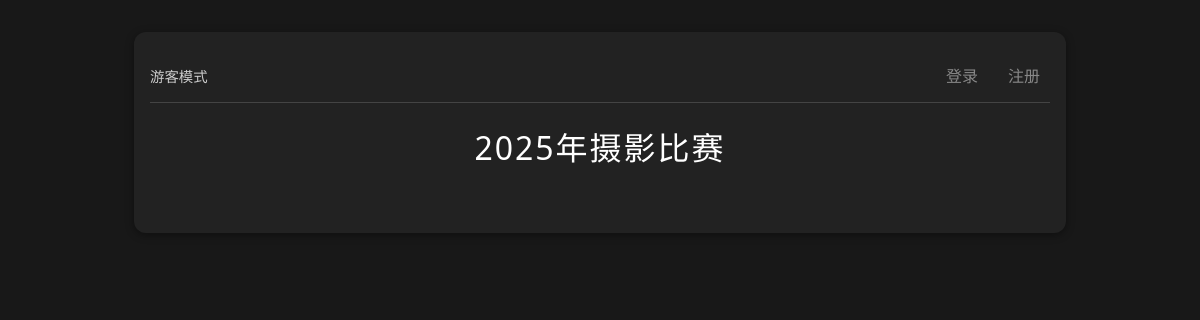
Before: / with the older database file.
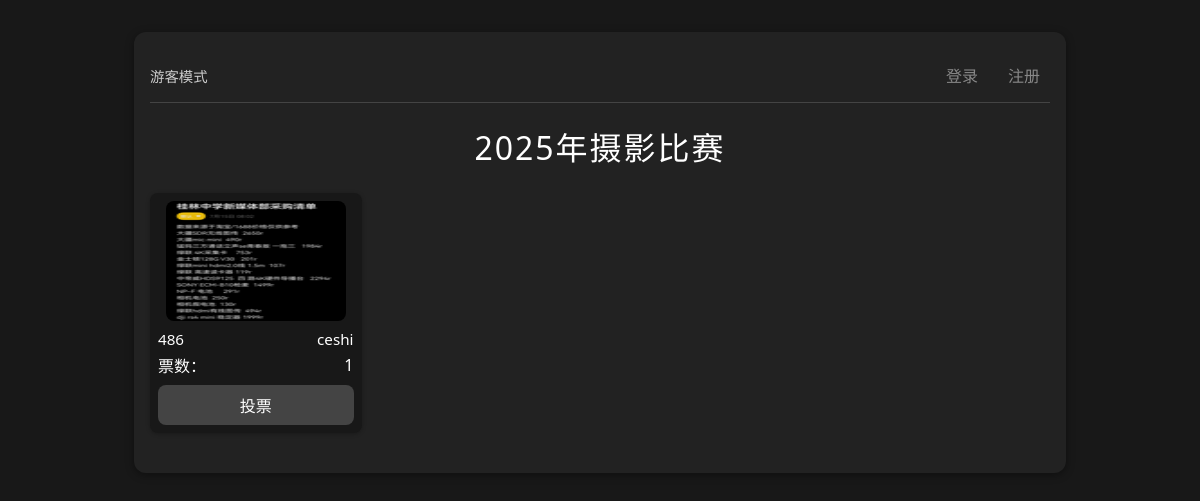
After: the same page with the newer database file.
### app.py (models this page shows)
class Settings(db.Model):
    id = db.Column(db.Integer, primary_key=True)
    contest_title = db.Column(db.String(100), default="2025年摄影比赛")
    allow_upload = db.Column(db.Boolean, default=True)
    allow_vote = db.Column(db.Boolean, default=True)

class Photo(db.Model):
    id = db.Column(db.Integer, primary_key=True)
    url = db.Column(db.String(128))
    thumb_url = db.Column(db.String(128))
    class_name = db.Column(db.String(32))
    student_name = db.Column(db.String(32))
    vote_count = db.Column(db.Integer, default=0)
    user_id = db.Column(db.Integer, db.ForeignKey('user.id'), nullable=False)
    status = db.Column(db.Integer, default=0)  # 0=待审核, 1=已通过, 2=已拒绝
    created_at = db.Column(db.DateTime, default=db.func.current_timestamp())

### app.py (the view)
@app.route('/')
def index():
    photos = Photo.query.filter_by(status=1).all()  # 只显示已审核通过的照片
    settings = get_settings()
    current_user = None
    if 'user_id' in session:
        current_user = User.query.get(session['user_id'])
    return render_template('index.html',
                         contest_title=settings.contest_title,
                         photos=photos,
                         current_user=current_user,
                         allow_vote=settings.allow_vote)

### app.py (called while the page is built)
def get_settings():
    settings = Settings.query.first()
    if not settings:
        settings = Settings()
        db.session.add(settings)
        db.session.commit()
    return settings

### templates/index.html (shortened to what this page needs)
<!DOCTYPE html>
<html lang="zh-cn">
<head>
</head>
<body>
    <div class="container">
        <div class="user-nav">
            {% if current_user %}
                <div class="user-info">
                    欢迎，{{ current_user.username }}
                    {% if current_user.role == 3 %}(系统管理员)
                    {% elif current_user.role == 2 %}(管理员)
                    {% else %}(用户)
                    {% endif %}
                </div>
                <div class="user-links">
                    <a href="{{ url_for('my_photos') }}">我的照片</a>
                    {% if current_user.role >= 2 %}
                        <a href="{{ url_for('admin') }}">管理面板</a>
                    {% endif %}
                    {% if current_user.role >= 3 %}
                        <a href="{{ url_for('settings') }}">系统设置</a>
                        <a href="{{ url_for('manage_users') }}">用户管理</a>
                    {% endif %}
                    <a href="{{ url_for('logout') }}">退出登录</a>
                </div>
            {% else %}
                <div class="user-info">游客模式</div>
                <div class="user-links">
                    <a href="{{ url_for('login') }}">登录</a>
                    <a href="{{ url_for('register') }}">注册</a>
                </div>
            {% endif %}
        </div>
        <div class="title">{{ contest_title }}</div>
        <div class="photo-grid">
            {% for photo in photos %}
            <div class="photo-item">
                <img src="{{ photo.thumb_url }}" alt="参赛照片" onclick="showModal('{{ photo.url }}')">
                <div class="photo-info">
                    <span>{{ photo.class_name }}</span>
                    <span>{{ photo.student_name }}</span>
                </div>
                <div class="photo-vote-row">
                    <span>票数：</span>
                    <span id="vote-count-{{ photo.id }}">{{ photo.vote_count }}</span>
                </div>
                <button class="photo-vote-btn" onclick="votePhoto('{{ photo.id }}')">投票</button>
            </div>
            {% endfor %}
        </div>
    </div>
</body>
</html>

### templates/index.html (style rules this page uses)
body { background: #181818; color: #fff; font-family: 'Segoe UI', Arial, sans-serif; margin: 0; padding: 0; }
.container { max-width: 900px; margin: 32px auto; padding: 16px; background: #222; border-radius: 12px; box-shadow: 0 2px 8px #0006; }
.title { text-align: center; font-size: 2rem; margin-bottom: 24px; letter-spacing: 2px; }
.user-nav { display: flex; justify-content: space-between; align-items: center; margin-bottom: 20px; padding: 10px 0; border-bottom: 1px solid #444; }
.user-info { font-size: 0.9rem; color: #ccc; }
.user-links { display: flex; gap: 10px; }
.user-links a { color: #888; text-decoration: none; padding: 5px 10px; border-radius: 4px; transition: background 0.2s; }
.photo-grid { display: grid; grid-template-columns: repeat(4, 1fr); gap: 18px; margin-bottom: 24px; }
.photo-item { background: #181818; border-radius: 8px; padding: 8px; box-shadow: 0 1px 4px #0004; display: flex; flex-direction: column; align-items: center; }
.photo-item img { width: 100%; max-width: 180px; max-height: 120px; border-radius: 8px; cursor: pointer; margin-bottom: 8px; transition: box-shadow 0.2s; }
.photo-info { width: 100%; display: flex; justify-content: space-between; font-size: 0.95rem; margin-bottom: 4px; }
.photo-vote-row { width: 100%; display: flex; justify-content: space-between; align-items: center; margin-bottom: 4px; }
.photo-vote-btn { width: 100%; padding: 8px; background: #444; color: #fff; border: none; border-radius: 8px; font-size: 1rem; cursor: pointer; margin-top: 4px; transition: background 0.2s; }

Changed rows visible on the page:
added Photo: thumb_url (picture), class_name "486", student_name "ceshi", vote_count "1"
